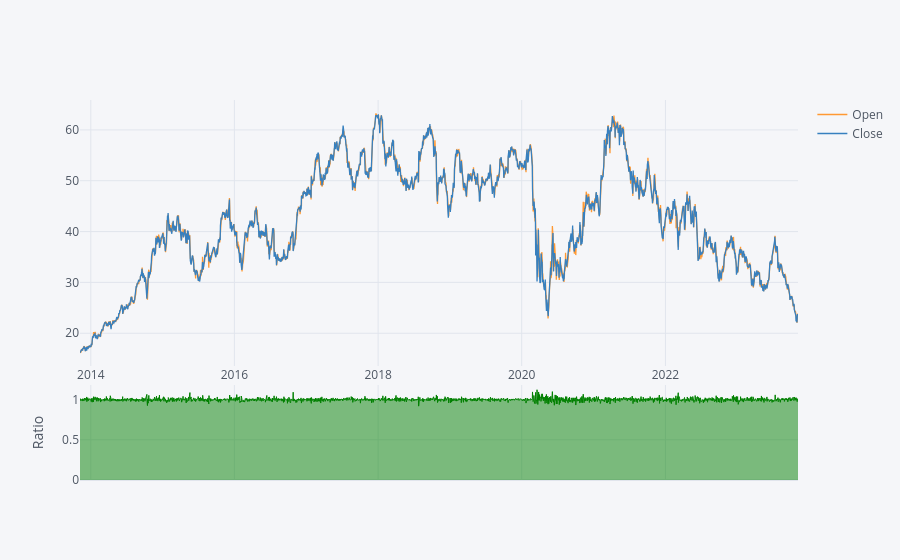

Notebook code cell kept with this figure:
### Code cell
# Ratio plot for Southwest - comparing the open and close prices
luv_hist[['Open','Close']].iplot(kind='ratio')

### Figure 1 — Plotly figure (JSON) as saved in the notebook; plotly's stock layout.template omitted (floating-point values rounded to 4 significant figures; data arrays with more than 128 entries replaced by an {"elided": "..."} marker saying what was removed)
{"data": [{"line": {"color": "rgba(255, 153, 51, 1.0)", "dash": "solid", "shape": "linear", "width": 1.3}, "mode": "lines", "name": "Open", "text": "", "type": "scatter", "x": {"elided": "2516 str values"}, "y": {"elided": "2516 float values"}}, {"line": {"color": "rgba(55, 128, 191, 1.0)", "dash": "solid", "shape": "linear", "width": 1.3}, "mode": "lines", "name": "Close", "text": "", "type": "scatter", "x": {"elided": "2516 str values"}, "y": {"elided": "2516 float values"}}, {"connectgaps": false, "fill": "tozeroy", "line": {"color": "rgba(0, 128, 0, 1.0)", "dash": "solid", "shape": "linear", "width": 1}, "mode": "lines", "name": "Ratio", "showlegend": false, "type": "scatter", "x": {"elided": "2516 str values"}, "xaxis": "x2", "y": {"elided": "2516 float values"}, "yaxis": "y2"}], "layout": {"hovermode": "x", "legend": {"bgcolor": "#F5F6F9", "font": {"color": "#4D5663"}}, "paper_bgcolor": "#F5F6F9", "plot_bgcolor": "#F5F6F9", "title": {"font": {"color": "#4D5663"}}, "xaxis": {"gridcolor": "#E1E5ED", "showgrid": true, "tickfont": {"color": "#4D5663"}, "title": {"font": {"color": "#4D5663"}, "text": ""}, "zerolinecolor": "#E1E5ED"}, "xaxis2": {"anchor": "y2", "gridcolor": "#E1E5ED", "showgrid": true, "showticklabels": false, "tickfont": {"color": "#4D5663"}, "title": {"font": {"color": "#4D5663"}, "text": ""}, "zerolinecolor": "#E1E5ED"}, "yaxis": {"domain": [0.3, 1], "gridcolor": "#E1E5ED", "showgrid": true, "tickfont": {"color": "#4D5663"}, "title": {"font": {"color": "#4D5663"}, "text": ""}, "zerolinecolor": "#E1E5ED"}, "yaxis2": {"domain": [0, 0.25], "gridcolor": "#E1E5ED", "showgrid": true, "tickfont": {"color": "#4D5663"}, "title": {"font": {"color": "#4D5663"}, "text": "Ratio"}, "zerolinecolor": "#E1E5ED"}}}
